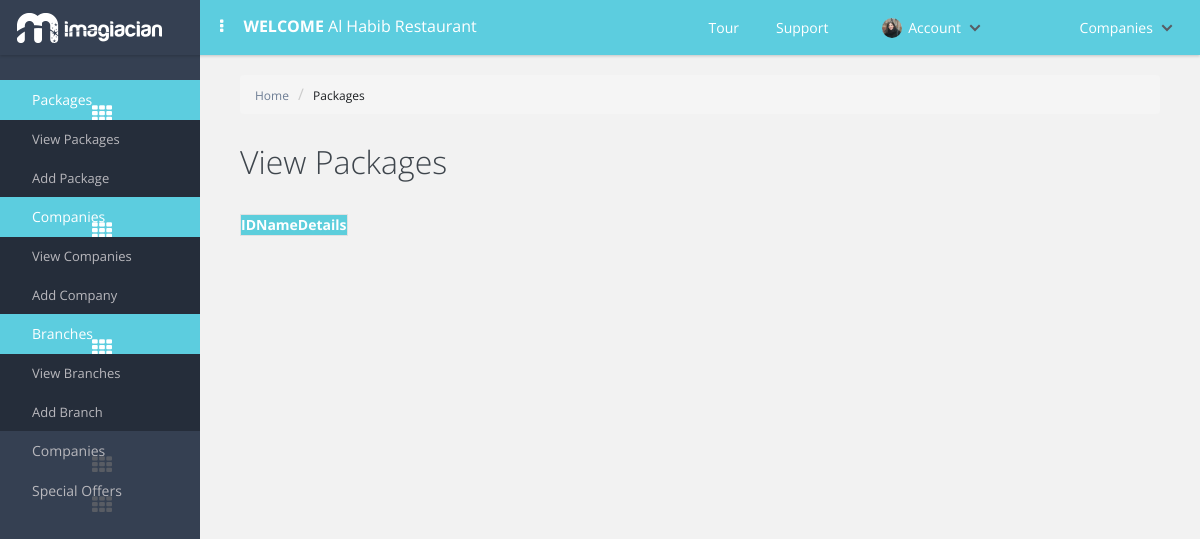
Before: /view_package.php (signed in) with the older database file.
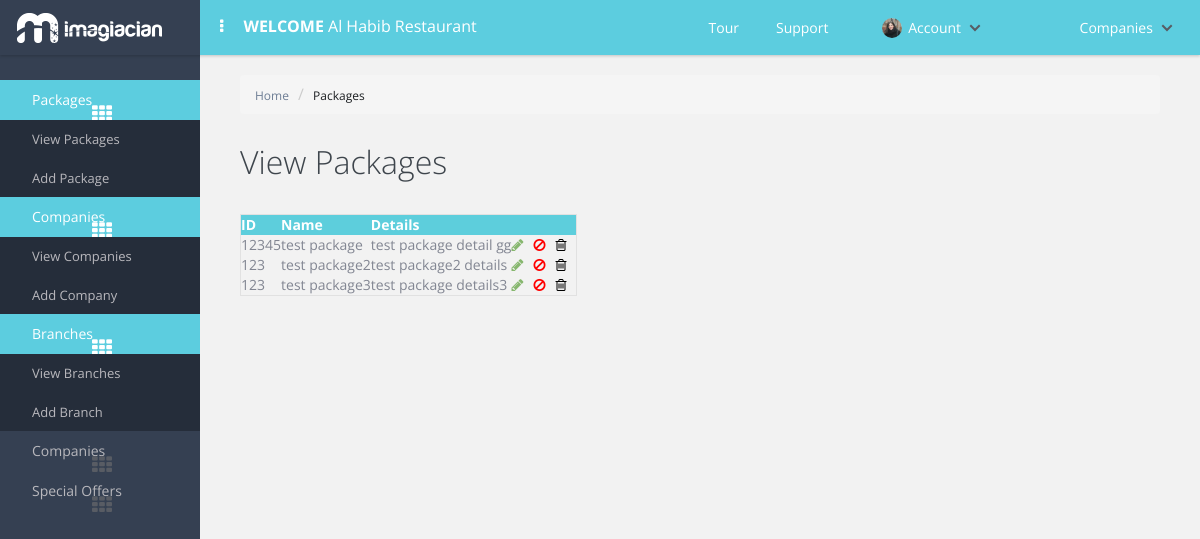
After: the same page with the newer database file.
### tables this page shows
CREATE TABLE IF NOT EXISTS `packages` (
  `package_id` int(11) NOT NULL,
  `package_unique_id` varchar(32) NOT NULL,
  `package_name` varchar(32) NOT NULL,
  `package_detail` varchar(64) NOT NULL,
  `package_status` varchar(32) NOT NULL
);

### common/class.database.php (called while the page is built, shortened)
<?php
class Database {
    public $_DB;
    public $_query;
    public $_select = array();
    public $_action;
    public $_table;
    public $_force_select_all = false;
    public function __construct() {
        try {
            $this->_DB = new PDO('mysql:host=' . DB_HOST . ';dbname=' . DB_NAME, DB_USER, DB_PASS);
            $this->_DB->setAttribute(PDO::ATTR_ERRMODE, PDO::ERRMODE_EXCEPTION);
        } catch (PDOException $e) {
            echo 'ERROR: ' . $e->getMessage();
        }
    }
    public function query($query) {
        try {
            $this->_query = $this->_DB->prepare(filter_var($query, FILTER_SANITIZE_STRING));
            $this->_query->execute();
            $this->_select = array();
        } catch (PDOException $e) {
            $er = $e->errorInfo;
            echo '<p style="font-family:arial; background:#F00; position:absolute; z-index:10000; color:#FFF; padding:5px;">ERROR: ' . $er[2] . '</p>';
        }
    }
    public function build_query() {
        $query = $this->_action;
        if ($this->_action == 'SELECT') {
            if (!empty($this->_select)) {
                if ($this->_force_select_all == true) {
                    $query .= ' *,';
                }
                foreach ($this->_select as $column_name => $name) {
                    $query .=' ' . $column_name . ' as ' . $name . ', ';
                }
            } else {
                $query .= ' *';
            }
            $query = rtrim($query, ', ');
        }
        if ($this->_action != 'UPDATE' && $this->_action != 'INSERT') {
            $query .= ' FROM ';
        }
        $query .= $this->_table;
        $this->query($query);
    }
    public function all_results($fetch_type = PDO::FETCH_OBJ) {
        return $this->_query->fetchAll($fetch_type);
    }
    public function from($table_name, $num_rows = NULL) {
        $this->_action = 'SELECT';
        $this->_table = $table_name;
        $this->build_query();
    }
}

### classes/class.package.php (called while the page is built, shortened)
<?php
class package extends database
{
	private $table_name;
	function __construct()
	{
		$this->table_name = 'packages';
	}
	public function get_packages($ID = NULL)
	{
		if (isset($ID)) {
			$this->where('package_id',$ID);
			$this->from($this->table_name);
			return $this->result();
		}
		else {
			$this->from($this->table_name);
			return $this->all_results();
		}
	}
}
 ?>

### view_package.php (the view, shortened to what this page needs)
<?php include 'includes/header.php'; ?>
<div class="container-fluide">
	<ul class="breadcrumb">
	    <li><a href="#">Home</a></li>
	    <li><a class="active" href="#">Packages</a></li>
	</ul>
<div class="page-heading">
	<h1>View Packages</h1>
</div>
	<div class="table-responsive custom-table">
		<?php
				$package = new package();
				$results = $package->get_packages();
			?>
		<table id="myTable">
	        <thead>
	          <tr>
	            <th>ID</th>
	            <th>Name</th>
	            <th>Details</th>
	            <th></th>
	          </tr>
	        </thead>
	        <tbody>
	        <?php
				foreach($results as $res){
				echo '<tr>';
				echo '<td>'. $res->package_unique_id .'</td>';
				echo '<td>'. $res->package_name .'</td>';
				echo '<td>'. $res->package_detail .'</td>';
				echo '<td><a class="edit_btn" href="add_package.php?id='.$res->package_id.'"><i class="fa fa-pencil edit-icon"></i>';
	            echo '<i class="fa fa-ban hold-icon"></i>';
	            echo '<i class="fa fa-trash-o delete-icon"></i>';
	            echo '</td>';
				echo '</tr>';
				}
				?>
	        </tbody>
      </table>
	</div>
</div>
<?php include 'includes/footer.php'; ?>

Changed rows visible on the page:
added packages: package_unique "12345", package_name "test package", package_detail "test package detail gg"
added packages: package_unique "123", package_name "test package2", package_detail "test package2 details"
added packages: package_unique "123", package_name "test package3", package_detail "test package details3"
